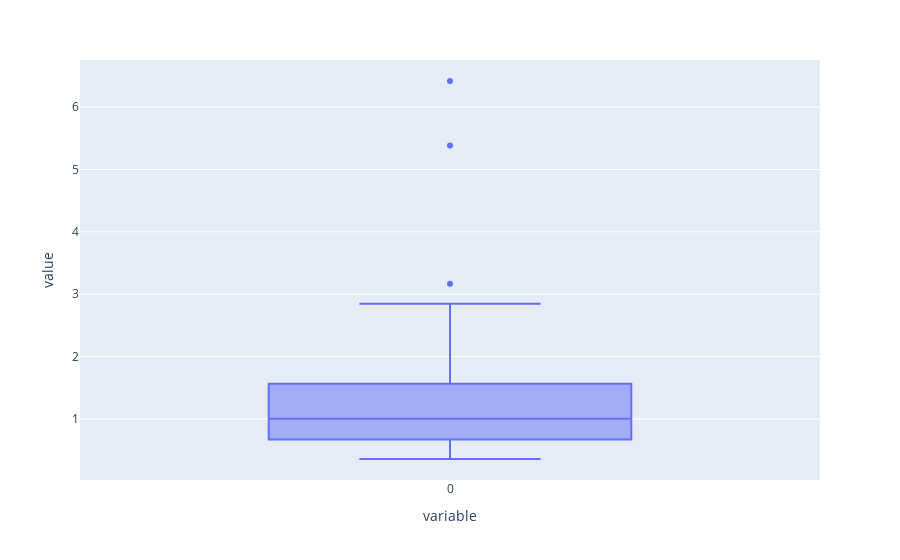

The notebook cell this image was saved under:
### Markdown cell above
## Test RMWD variance contribution (bures distance)

### Code cell
from dynaprot.evaluation import metrics

rmwds = []
for prot in tqdm(dataloader):
    pred = model(prot["aatype"].argmax(dim=-1).to(device), Rigid.from_tensor_4x4(prot["frames"].to(device)), prot["resi_pad_mask"].to(device))
    mask = prot["resi_pad_mask"].bool().to(device)
    true_covars = prot["dynamics_covars"].to(device).float()[mask]
    predicted_covars =  pred["covars"][mask]

    rmwds.append(torch.sqrt(metrics.bures_distance(predicted_covars,true_covars)).item())

px.box(rmwds)

### Figure 1 — Plotly figure (JSON) as saved in the notebook; plotly's stock layout.template omitted (floating-point values rounded to 4 significant figures)
{"data": [{"alignmentgroup": "True", "hovertemplate": "variable=%{x}<br>value=%{y}<extra></extra>", "legendgroup": "", "marker": {"color": "#636efa"}, "name": "", "notched": false, "offsetgroup": "", "orientation": "v", "showlegend": false, "type": "box", "x": ["0", "0", "0", "0", "0", "0", "0", "0", "0", "0", "0", "0", "0", "0", "0", "0", "0", "0", "0", "0", "0", "0", "0", "0", "0", "0", "0", "0", "0", "0", "0", "0", "0", "0", "0", "0", "0", "0", "0", "0", "0", "0", "0", "0", "0", "0", "0", "0", "0", "0", "0", "0", "0", "0", "0", "0", "0", "0", "0", "0", "0", "0", "0", "0", "0", "0", "0", "0", "0", "0", "0", "0", "0", "0", "0", "0", "0", "0", "0", "0", "0", "0"], "x0": " ", "xaxis": "x", "y": [0.5382, 0.9257, 0.3569, 2.546, 1.548, 1.614, 0.9306, 2.757, 2.314, 0.3747, 1.503, 0.6245, 1.301, 1.564, 1.14, 0.5318, 1.186, 0.4421, 0.6679, 1.911, 0.5066, 0.4919, 0.9581, 0.7071, 1.453, 0.8889, 2.434, 2.036, 0.6604, 2.028, 0.5134, 0.8346, 1.562, 1.285, 0.8808, 0.6441, 0.858, 1.348, 0.6348, 1.069, 0.7925, 0.4254, 5.385, 3.168, 0.8264, 2.534, 1.38, 0.6385, 2.241, 1.036, 2.603, 0.9424, 0.3994, 0.8285, 0.6895, 0.9845, 0.9709, 0.9535, 1.107, 6.418, 0.9678, 0.8393, 1.023, 1.082, 1.565, 1.741, 0.6159, 1.055, 0.6645, 2.015, 0.6603, 2.142, 0.5578, 0.7402, 2.102, 0.5476, 1.364, 0.8724, 1.139, 1.302, 2.692, 2.847], "y0": " ", "yaxis": "y"}], "layout": {"boxmode": "group", "legend": {"tracegroupgap": 0}, "margin": {"t": 60}, "xaxis": {"anchor": "y", "domain": [0, 1], "title": {"text": "variable"}}, "yaxis": {"anchor": "x", "domain": [0, 1], "title": {"text": "value"}}}}
